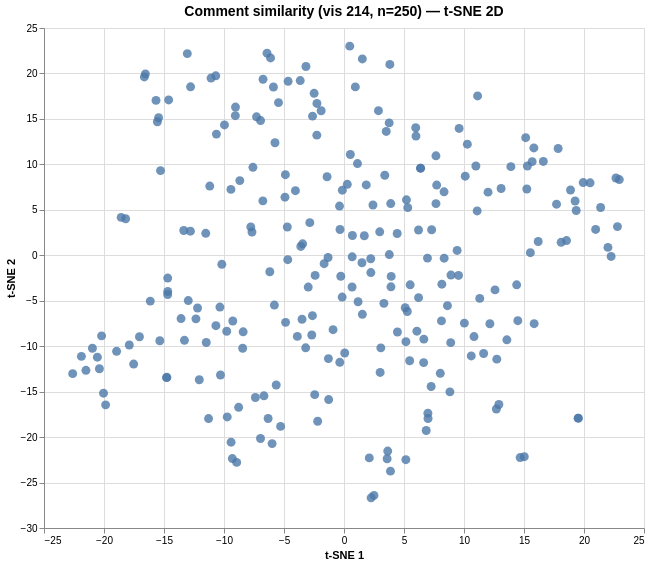

Write the Vega-Lite specification saved for this chart.
### Vega specification from a JSON file in a GitHub repository (floating-point values rounded to 4 significant figures; data arrays with more than 128 entries replaced by an {"elided": "..."} marker saying what was removed)
{"$schema": "https://vega.github.io/schema/vega/v6.json", "data": [{"name": "param_1e9efca18e7a2868_store"}, {"name": "source_0", "values": {"elided": "250 records"}}, {"name": "source_0_x_domain_dim_1", "values": [{"min": -22.61, "max": 22.94}]}, {"name": "source_0_y_domain_dim_2", "values": [{"min": -26.68, "max": 23.0}]}], "signals": [{"name": "unit", "value": {}, "on": [{"events": "pointermove", "update": "isTuple(group()) ? group() : unit"}]}, {"name": "param_1e9efca18e7a2868", "update": "vlSelectionResolve(\"param_1e9efca18e7a2868_store\", \"union\")"}, {"name": "param_1e9efca18e7a2868_dim_1", "on": [{"events": [{"source": "view", "type": "dblclick"}], "update": "null"}, {"events": {"signal": "param_1e9efca18e7a2868_translate_delta"}, "update": "panLinear(param_1e9efca18e7a2868_translate_anchor.extent_x, -param_1e9efca18e7a2868_translate_delta.x / width)"}, {"events": {"signal": "param_1e9efca18e7a2868_zoom_delta"}, "update": "zoomLinear(domain(\"x\"), param_1e9efca18e7a2868_zoom_anchor.x, param_1e9efca18e7a2868_zoom_delta)"}]}, {"name": "param_1e9efca18e7a2868_dim_2", "on": [{"events": [{"source": "view", "type": "dblclick"}], "update": "null"}, {"events": {"signal": "param_1e9efca18e7a2868_translate_delta"}, "update": "panLinear(param_1e9efca18e7a2868_translate_anchor.extent_y, param_1e9efca18e7a2868_translate_delta.y / height)"}, {"events": {"signal": "param_1e9efca18e7a2868_zoom_delta"}, "update": "zoomLinear(domain(\"y\"), param_1e9efca18e7a2868_zoom_anchor.y, param_1e9efca18e7a2868_zoom_delta)"}]}, {"name": "param_1e9efca18e7a2868_tuple", "on": [{"events": [{"signal": "param_1e9efca18e7a2868_dim_1 || param_1e9efca18e7a2868_dim_2"}], "update": "param_1e9efca18e7a2868_dim_1 && param_1e9efca18e7a2868_dim_2 ? {unit: \"\", fields: param_1e9efca18e7a2868_tuple_fields, values: [param_1e9efca18e7a2868_dim_1,param_1e9efca18e7a2868_dim_2]} : null"}]}, {"name": "param_1e9efca18e7a2868_tuple_fields", "value": [{"field": "dim_1", "channel": "x", "type": "R"}, {"field": "dim_2", "channel": "y", "type": "R"}]}, {"name": "param_1e9efca18e7a2868_translate_anchor", "value": {}, "on": [{"events": [{"source": "scope", "type": "pointerdown"}], "update": "{x: x(unit), y: y(unit), extent_x: domain(\"x\"), extent_y: domain(\"y\")}"}]}, {"name": "param_1e9efca18e7a2868_translate_delta", "value": {}, "on": [{"events": [{"source": "window", "between": [{"source": "scope", "type": "pointerdown"}, {"source": "window", "type": "pointerup"}], "consume": true, "type": "pointermove"}], "update": "{x: param_1e9efca18e7a2868_translate_anchor.x - x(unit), y: param_1e9efca18e7a2868_translate_anchor.y - y(unit)}"}]}, {"name": "param_1e9efca18e7a2868_zoom_anchor", "on": [{"events": [{"source": "scope", "type": "wheel", "consume": true}], "update": "{x: invert(\"x\", x(unit)), y: invert(\"y\", y(unit))}"}]}, {"name": "param_1e9efca18e7a2868_zoom_delta", "on": [{"events": [{"source": "scope", "type": "wheel", "consume": true}], "update": "pow(1.001, event.deltaY * pow(16, event.deltaMode))", "force": true}]}, {"name": "param_1e9efca18e7a2868_modify", "on": [{"events": {"signal": "param_1e9efca18e7a2868_tuple"}, "update": "modify(\"param_1e9efca18e7a2868_store\", param_1e9efca18e7a2868_tuple, true)"}]}], "marks": [{"type": "symbol", "name": "marks", "from": {"data": "source_0"}, "encode": {"update": {"fill": {"value": "#4c78a8"}, "x": {"field": "dim_1", "scale": "x"}, "y": {"field": "dim_2", "scale": "y"}, "shape": {"value": "circle"}, "opacity": {"value": 0.8}, "size": {"value": 80}, "tooltip": {"signal": "{\"Comment #\": format(datum[\"index\"], \"\"), \"Comment\": isValid(datum[\"comment\"]) ? datum[\"comment\"] : \"\"+datum[\"comment\"]}"}}}, "interactive": true, "style": ["circle"], "clip": true}], "scales": [{"name": "x", "type": "linear", "domain": [{"signal": "(data(\"source_0_x_domain_dim_1\")[0] || {}).min"}, {"signal": "(data(\"source_0_x_domain_dim_1\")[0] || {}).max"}], "range": [0, {"signal": "width"}], "domainRaw": {"signal": "param_1e9efca18e7a2868[\"dim_1\"]"}, "nice": true, "zero": true}, {"name": "y", "type": "linear", "domain": [{"signal": "(data(\"source_0_y_domain_dim_2\")[0] || {}).min"}, {"signal": "(data(\"source_0_y_domain_dim_2\")[0] || {}).max"}], "range": [{"signal": "height"}, 0], "domainRaw": {"signal": "param_1e9efca18e7a2868[\"dim_2\"]"}, "zero": true, "nice": true}], "axes": [{"scale": "x", "maxExtent": 0, "minExtent": 0, "labels": false, "tickCount": {"signal": "ceil(width/40)"}, "ticks": false, "domain": false, "grid": true, "aria": false, "orient": "bottom", "gridScale": "y", "zindex": 0}, {"scale": "y", "maxExtent": 0, "orient": "left", "gridScale": "x", "tickCount": {"signal": "ceil(height/40)"}, "aria": false, "grid": true, "domain": false, "labels": false, "minExtent": 0, "ticks": false, "zindex": 0}, {"scale": "x", "orient": "bottom", "tickCount": {"signal": "ceil(width/40)"}, "zindex": 0, "labelOverlap": true, "grid": false, "labelFlush": true, "title": "t-SNE 1"}, {"scale": "y", "title": "t-SNE 2", "orient": "left", "zindex": 0, "labelOverlap": true, "tickCount": {"signal": "ceil(height/40)"}, "grid": false}], "title": {"text": "Comment similarity (vis 214, n=250) — t-SNE 2D", "frame": "group", "fontSize": 14}, "style": "cell", "padding": 5, "background": "white", "width": 600, "height": 500}
